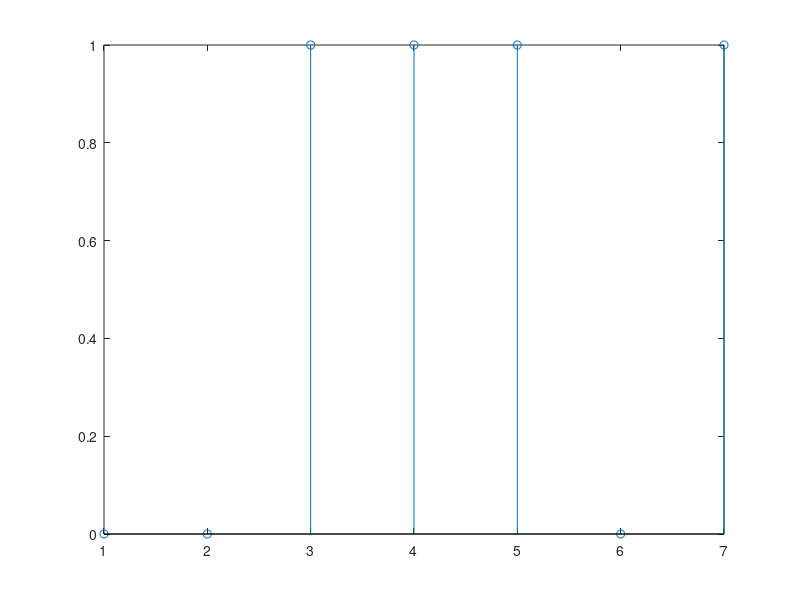

MATLAB code to generate this figure:
clc;
clear all;
close all;
X=[1 0 0 ];
for i=1:7
 y(i)=X(3);
 s=xor(X(3),X(1));
 X(3)=X(2);
 X(2)=X(1);
 X(1)=s;
end
stem(y);
